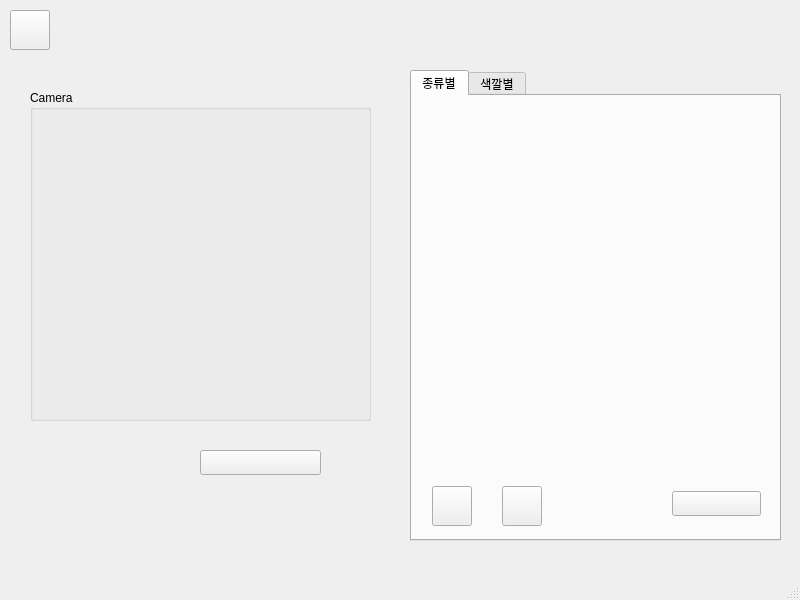
<?xml version="1.0" encoding="UTF-8"?>
<ui version="4.0">
 <class>pickWindow</class>
 <widget class="QMainWindow" name="pickWindow">
  <property name="geometry">
   <rect>
    <x>0</x>
    <y>0</y>
    <width>800</width>
    <height>600</height>
   </rect>
  </property>
  <property name="acceptDrops">
   <bool>true</bool>
  </property>
  <property name="windowTitle">
   <string>pick</string>
  </property>
  <widget class="QWidget" name="centralwidget">
   <widget class="QPushButton" name="ToMain2">
    <property name="geometry">
     <rect>
      <x>10</x>
      <y>10</y>
      <width>40</width>
      <height>40</height>
     </rect>
    </property>
    <property name="text">
     <string/>
    </property>
   </widget>
   <widget class="QTabWidget" name="tabWidget">
    <property name="geometry">
     <rect>
      <x>410</x>
      <y>70</y>
      <width>371</width>
      <height>471</height>
     </rect>
    </property>
    <property name="contextMenuPolicy">
     <enum>Qt::NoContextMenu</enum>
    </property>
    <property name="currentIndex">
     <number>0</number>
    </property>
    <widget class="QWidget" name="tab">
     <attribute name="title">
      <string>종류별</string>
     </attribute>
     <widget class="QStackedWidget" name="stackedWidget1">
      <property name="geometry">
       <rect>
        <x>20</x>
        <y>20</y>
        <width>321</width>
        <height>361</height>
       </rect>
      </property>
      <property name="contextMenuPolicy">
       <enum>Qt::DefaultContextMenu</enum>
      </property>
      <property name="acceptDrops">
       <bool>false</bool>
      </property>
      <property name="frameShape">
       <enum>QFrame::NoFrame</enum>
      </property>
      <property name="frameShadow">
       <enum>QFrame::Plain</enum>
      </property>
      <property name="midLineWidth">
       <number>0</number>
      </property>
      <property name="currentIndex">
       <number>0</number>
      </property>
      <widget class="QWidget" name="page"/>
      <widget class="QWidget" name="page_2"/>
      <widget class="QWidget" name="page_3"/>
      <widget class="QWidget" name="page_4"/>
      <widget class="QWidget" name="page_5"/>
     </widget>
     <widget class="QPushButton" name="prevpage">
      <property name="geometry">
       <rect>
        <x>20</x>
        <y>390</y>
        <width>40</width>
        <height>40</height>
       </rect>
      </property>
      <property name="text">
       <string/>
      </property>
     </widget>
     <widget class="QPushButton" name="nextpage">
      <property name="geometry">
       <rect>
        <x>90</x>
        <y>390</y>
        <width>40</width>
        <height>40</height>
       </rect>
      </property>
      <property name="text">
       <string/>
      </property>
     </widget>
     <widget class="QPushButton" name="dicision">
      <property name="geometry">
       <rect>
        <x>260</x>
        <y>395</y>
        <width>89</width>
        <height>25</height>
       </rect>
      </property>
      <property name="text">
       <string/>
      </property>
     </widget>
    </widget>
    <widget class="QWidget" name="tab_2">
     <attribute name="title">
      <string>색깔별</string>
     </attribute>
     <widget class="QStackedWidget" name="stackedWidget2">
      <property name="geometry">
       <rect>
        <x>20</x>
        <y>20</y>
        <width>321</width>
        <height>371</height>
       </rect>
      </property>
      <property name="contextMenuPolicy">
       <enum>Qt::DefaultContextMenu</enum>
      </property>
      <property name="acceptDrops">
       <bool>false</bool>
      </property>
      <property name="frameShape">
       <enum>QFrame::NoFrame</enum>
      </property>
      <property name="frameShadow">
       <enum>QFrame::Plain</enum>
      </property>
      <property name="midLineWidth">
       <number>0</number>
      </property>
      <property name="currentIndex">
       <number>5</number>
      </property>
      <widget class="QWidget" name="page_6"/>
      <widget class="QWidget" name="page_11"/>
      <widget class="QWidget" name="page_7"/>
      <widget class="QWidget" name="page_8"/>
      <widget class="QWidget" name="page_9"/>
      <widget class="QWidget" name="page_10"/>
     </widget>
     <widget class="QPushButton" name="nextpage_2">
      <property name="geometry">
       <rect>
        <x>90</x>
        <y>390</y>
        <width>40</width>
        <height>40</height>
       </rect>
      </property>
      <property name="text">
       <string/>
      </property>
     </widget>
     <widget class="QPushButton" name="prevpage_2">
      <property name="geometry">
       <rect>
        <x>20</x>
        <y>390</y>
        <width>40</width>
        <height>40</height>
       </rect>
      </property>
      <property name="text">
       <string/>
      </property>
     </widget>
     <widget class="QPushButton" name="dicision_2">
      <property name="geometry">
       <rect>
        <x>260</x>
        <y>395</y>
        <width>89</width>
        <height>25</height>
       </rect>
      </property>
      <property name="text">
       <string/>
      </property>
     </widget>
    </widget>
   </widget>
   <widget class="QGroupBox" name="groupBox">
    <property name="geometry">
     <rect>
      <x>30</x>
      <y>90</y>
      <width>341</width>
      <height>331</height>
     </rect>
    </property>
    <property name="title">
     <string>Camera</string>
    </property>
    <widget class="QLabel" name="label">
     <property name="geometry">
      <rect>
       <x>10</x>
       <y>60</y>
       <width>320</width>
       <height>240</height>
      </rect>
     </property>
     <property name="text">
      <string/>
     </property>
    </widget>
   </widget>
   <widget class="QPushButton" name="hangButton">
    <property name="geometry">
     <rect>
      <x>200</x>
      <y>450</y>
      <width>121</width>
      <height>25</height>
     </rect>
    </property>
    <property name="text">
     <string/>
    </property>
   </widget>
  </widget>
  <widget class="QMenuBar" name="menubar">
   <property name="geometry">
    <rect>
     <x>0</x>
     <y>0</y>
     <width>800</width>
     <height>28</height>
    </rect>
   </property>
  </widget>
  <widget class="QStatusBar" name="statusbar"/>
 </widget>
 <resources/>
 <connections/>
</ui>
